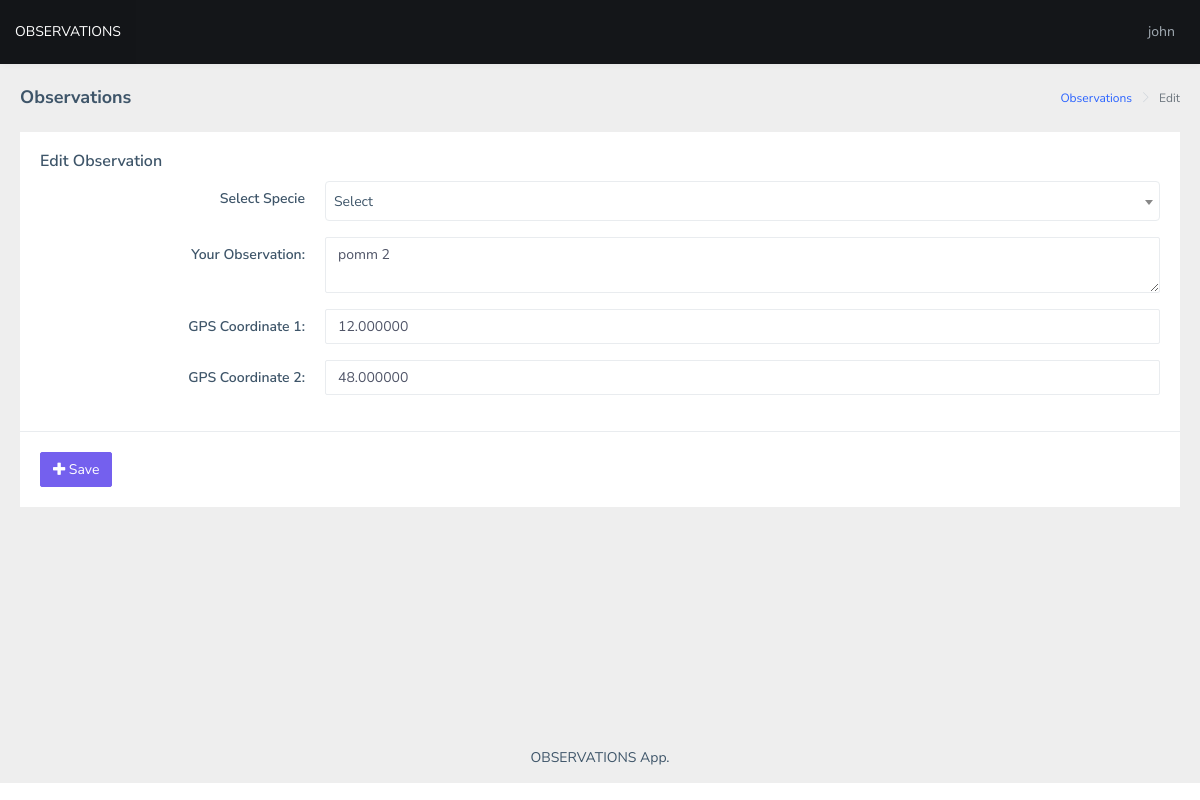
The app's page /edit-observation.php?action=edit&id=1 (signed in) with its own data.
### tables this page shows
CREATE TABLE IF NOT EXISTS `observations` (
  `id` int(10) unsigned NOT NULL,
  `observation` text NOT NULL,
  `specie` varchar(255) NOT NULL,
  `gps_coord1` decimal(10,6) NOT NULL,
  `gps_coord2` decimal(10,6) NOT NULL,
  `created_on` datetime NOT NULL,
  `user_id` int(10) unsigned NOT NULL
);

### edit-observation.php (the view, shortened to what this page needs)
<?php
    $observation = null;
    try {
        $conec = new Connection();
        $con   = $conec->Open();
        if ($con) {
            if(isset($_GET['action']) && $_GET['action'] === "edit"){
                if(isset($_GET['id'])){
                    $observation_id = $_GET['id'];
                    $sql = "SELECT * FROM observations WHERE observations.id=?";
                    $q = $con->prepare($sql);
                    $q->execute([$observation_id]);
                    $observation = $q->fetch();
                }else{
                    header("Location: observations.php");
                    exit;
                }
            }else{
                header("Location: observations.php");
                exit;
            }
        } else {
            echo "CONNECTION REFUSED . . .";
            echo $con;
        }
    } catch (PDOException $ex) {
        echo "CATICHING . . .";
        echo $ex->getMessage();
    }
?>
<!DOCTYPE html>
<html dir="ltr" lang="en">
<head>
    <link rel="stylesheet" type="text/css" href="assets/libs/select2/dist/css/select2.min.css">
    <link rel="stylesheet" type="text/css" href="assets/libs/jquery-minicolors/jquery.minicolors.css">
    <link rel="stylesheet" type="text/css" href="assets/libs/bootstrap-datepicker/dist/css/bootstrap-datepicker.min.css">
    <link rel="stylesheet" type="text/css" href="assets/libs/quill/dist/quill.snow.css">
    <link href="assets/css/style.min.css" rel="stylesheet">
</head>
<body>
    <div id="main-wrapper">
        <header class="topbar" data-navbarbg="skin5">
            <nav class="navbar top-navbar navbar-expand-md navbar-dark">
                <div class="navbar-collapse collapse" id="navbarSupportedContent" data-navbarbg="skin5">
                    <ul class="navbar-nav float-left mr-auto">
                        <li class="nav-item">
                            <a class="nav-link" href="observations.php" role="button">
                             OBSERVATIONS
                            </a>
                        </li>
                    </ul>
                    <ul class="navbar-nav float-right">
                        <li class="nav-item dropdown">
                            <a class="nav-link dropdown-toggle text-muted waves-effect waves-dark pro-pic" href="" data-toggle="dropdown" aria-haspopup="true" aria-expanded="false"><?php echo $_SESSION['username']; ?></a>
                        </li>
                    </ul>
                </div>
            </nav>
        </header>
        <div class="page-wrapper">
            <div class="page-breadcrumb">
                <div class="row">
                    <div class="col-12 d-flex no-block align-items-center">
                        <h4 class="page-title">Observations</h4>
                        <div class="ml-auto text-right">
                            <nav aria-label="breadcrumb">
                                <ol class="breadcrumb">
                                    <li class="breadcrumb-item"><a href="observations.php">Observations</a></li>
                                    <li class="breadcrumb-item active" aria-current="page">Edit</li>
                                </ol>
                            </nav>
                        </div>
                    </div>
                </div>
            </div>
            <div class="container-fluid">
                <div class="row">
                    <div class="col-md-12">
                        <div class="card">
                            <form action="edit-observation.php" method="POST" class="form-horizontal">
                                <div class="card-body">
                                    <h5 class="card-title">Edit Observation</h5>
                                    <div class="form-group row">
                                        <label class="col-sm-3 text-right control-label col-form-label">Select Specie</label>
                                        <div class="col-md-9">
                                        </div>
                                    </div>
                                    <div class="form-group row">
                                        <label for="cono1" class="col-sm-3 text-right control-label col-form-label">Your Observation: </label>
                                        <div class="col-sm-9">
                                            <textarea class="form-control" name="observation"><?php echo $observation['observation']; ?></textarea>
                                        </div>
                                    </div>
                                    <div class="form-group row">
                                        <label for="cono1" class="col-sm-3 text-right control-label col-form-label">GPS Coordinate 1:</label>
                                        <div class="col-sm-9">
                                            <input type="text" class="form-control" name="gps_coord1" id="gps_coord1" placeholder="Enter coordinate here" value="<?php echo $observation['gps_coord1']; ?>" >
                                        </div>
                                    </div>
                                    <div class="form-group row">
                                        <label for="cono1" class="col-sm-3 text-right control-label col-form-label">GPS Coordinate 2:</label>
                                        <div class="col-sm-9">
                                            <input type="text" class="form-control" name="gps_coord2" id="gps_coord2" placeholder="Enter coordinate here" value="<?php echo $observation['gps_coord2']; ?>">
                                        </div>
                                    </div>
                                </div>
                                <div class="border-top">
                                    <div class="card-body">
                                        <button type="submit" class="btn btn-primary"> <i class="fa fa-plus"></i> Save</button>
                                    </div>
                                </div>
                            </form>
                        </div>
                    </div>
                </div>
            </div>
            <footer class="footer text-center">
            OBSERVATIONS App.
            </footer>
        </div>
    </div>
</body>
</html>

### records on screen
observations: observation "pomm 2", gps_coord1 "12.000000", gps_coord2 "48.000000"

### other values on screen
$_SESSION['username'] "john"
